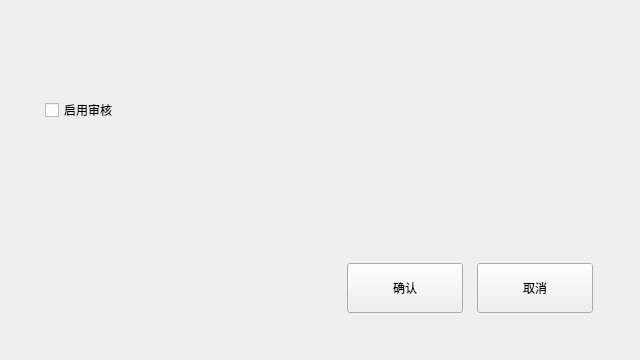
<?xml version="1.0" encoding="UTF-8"?>
<ui version="4.0">
 <class>EnableAuditDlg</class>
 <widget class="BaseDlg" name="EnableAuditDlg">
  <property name="geometry">
   <rect>
    <x>0</x>
    <y>0</y>
    <width>640</width>
    <height>360</height>
   </rect>
  </property>
  <property name="windowTitle">
   <string>EnableAuditDlg</string>
  </property>
  <widget class="QPushButton" name="cancel_btn">
   <property name="geometry">
    <rect>
     <x>477</x>
     <y>263</y>
     <width>116</width>
     <height>50</height>
    </rect>
   </property>
   <property name="text">
    <string>取消</string>
   </property>
   <property name="buttons" stdset="0">
    <string>btn_dlg</string>
   </property>
  </widget>
  <widget class="QPushButton" name="save_btn">
   <property name="geometry">
    <rect>
     <x>347</x>
     <y>263</y>
     <width>116</width>
     <height>50</height>
    </rect>
   </property>
   <property name="text">
    <string>确认</string>
   </property>
   <property name="buttons" stdset="0">
    <string>btn_dlg</string>
   </property>
  </widget>
  <widget class="QCheckBox" name="enableAudit_checkBox">
   <property name="geometry">
    <rect>
     <x>45</x>
     <y>90</y>
     <width>150</width>
     <height>40</height>
    </rect>
   </property>
   <property name="text">
    <string>启用审核</string>
   </property>
   <property name="checks" stdset="0">
    <string>push</string>
   </property>
  </widget>
 </widget>
 <customwidgets>
  <customwidget>
   <class>BaseDlg</class>
   <extends>QWidget</extends>
   <header>shared/basedlg.h</header>
   <container>1</container>
  </customwidget>
 </customwidgets>
 <resources/>
 <connections>
  <connection>
   <sender>cancel_btn</sender>
   <signal>clicked()</signal>
   <receiver>EnableAuditDlg</receiver>
   <slot>close()</slot>
   <hints>
    <hint type="sourcelabel">
     <x>363</x>
     <y>255</y>
    </hint>
    <hint type="destinationlabel">
     <x>313</x>
     <y>178</y>
    </hint>
   </hints>
  </connection>
 </connections>
</ui>
